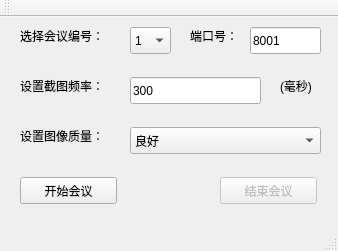
<?xml version="1.0" encoding="UTF-8"?>
<ui version="4.0">
 <class>MainWindow</class>
 <widget class="QMainWindow" name="MainWindow">
  <property name="geometry">
   <rect>
    <x>0</x>
    <y>0</y>
    <width>338</width>
    <height>251</height>
   </rect>
  </property>
  <property name="windowTitle">
   <string>桌面视频会议Linux服务端</string>
  </property>
  <widget class="QWidget" name="centralWidget">
   <widget class="QPushButton" name="btnStart">
    <property name="geometry">
     <rect>
      <x>20</x>
      <y>160</y>
      <width>97</width>
      <height>27</height>
     </rect>
    </property>
    <property name="text">
     <string>开始会议</string>
    </property>
   </widget>
   <widget class="QPushButton" name="btnStop">
    <property name="enabled">
     <bool>false</bool>
    </property>
    <property name="geometry">
     <rect>
      <x>220</x>
      <y>160</y>
      <width>97</width>
      <height>27</height>
     </rect>
    </property>
    <property name="text">
     <string>结束会议</string>
    </property>
   </widget>
   <widget class="QLabel" name="label">
    <property name="geometry">
     <rect>
      <x>20</x>
      <y>10</y>
      <width>101</width>
      <height>17</height>
     </rect>
    </property>
    <property name="text">
     <string>选择会议编号：</string>
    </property>
   </widget>
   <widget class="QComboBox" name="cmbGroup">
    <property name="geometry">
     <rect>
      <x>130</x>
      <y>10</y>
      <width>41</width>
      <height>27</height>
     </rect>
    </property>
    <item>
     <property name="text">
      <string>1</string>
     </property>
    </item>
    <item>
     <property name="text">
      <string>2</string>
     </property>
    </item>
    <item>
     <property name="text">
      <string>3</string>
     </property>
    </item>
    <item>
     <property name="text">
      <string>4</string>
     </property>
    </item>
    <item>
     <property name="text">
      <string>5</string>
     </property>
    </item>
    <item>
     <property name="text">
      <string>6</string>
     </property>
    </item>
    <item>
     <property name="text">
      <string>7</string>
     </property>
    </item>
    <item>
     <property name="text">
      <string>8</string>
     </property>
    </item>
    <item>
     <property name="text">
      <string>9</string>
     </property>
    </item>
   </widget>
   <widget class="QLabel" name="label_2">
    <property name="geometry">
     <rect>
      <x>20</x>
      <y>60</y>
      <width>101</width>
      <height>17</height>
     </rect>
    </property>
    <property name="text">
     <string>设置截图频率：</string>
    </property>
   </widget>
   <widget class="QLineEdit" name="txtFrequency">
    <property name="geometry">
     <rect>
      <x>130</x>
      <y>60</y>
      <width>131</width>
      <height>27</height>
     </rect>
    </property>
    <property name="text">
     <string>300</string>
    </property>
   </widget>
   <widget class="QLabel" name="label_3">
    <property name="geometry">
     <rect>
      <x>280</x>
      <y>60</y>
      <width>41</width>
      <height>17</height>
     </rect>
    </property>
    <property name="text">
     <string>(毫秒)</string>
    </property>
   </widget>
   <widget class="QLabel" name="label_4">
    <property name="geometry">
     <rect>
      <x>20</x>
      <y>110</y>
      <width>101</width>
      <height>17</height>
     </rect>
    </property>
    <property name="text">
     <string>设置图像质量：</string>
    </property>
   </widget>
   <widget class="QComboBox" name="cmbQuality">
    <property name="geometry">
     <rect>
      <x>130</x>
      <y>110</y>
      <width>191</width>
      <height>27</height>
     </rect>
    </property>
    <property name="currentIndex">
     <number>2</number>
    </property>
    <item>
     <property name="text">
      <string>较差</string>
     </property>
    </item>
    <item>
     <property name="text">
      <string>一般</string>
     </property>
    </item>
    <item>
     <property name="text">
      <string>良好</string>
     </property>
    </item>
    <item>
     <property name="text">
      <string>最佳</string>
     </property>
    </item>
   </widget>
   <widget class="QLabel" name="label_5">
    <property name="geometry">
     <rect>
      <x>190</x>
      <y>10</y>
      <width>61</width>
      <height>17</height>
     </rect>
    </property>
    <property name="text">
     <string>端口号：</string>
    </property>
   </widget>
   <widget class="QLineEdit" name="txtPort">
    <property name="geometry">
     <rect>
      <x>250</x>
      <y>10</y>
      <width>71</width>
      <height>27</height>
     </rect>
    </property>
    <property name="text">
     <string>8001</string>
    </property>
   </widget>
  </widget>
  <widget class="QMenuBar" name="menuBar">
   <property name="geometry">
    <rect>
     <x>0</x>
     <y>0</y>
     <width>338</width>
     <height>25</height>
    </rect>
   </property>
  </widget>
  <widget class="QToolBar" name="mainToolBar">
   <attribute name="toolBarArea">
    <enum>TopToolBarArea</enum>
   </attribute>
   <attribute name="toolBarBreak">
    <bool>false</bool>
   </attribute>
  </widget>
  <widget class="QStatusBar" name="statusBar"/>
 </widget>
 <layoutdefault spacing="6" margin="11"/>
 <resources/>
 <connections/>
</ui>
